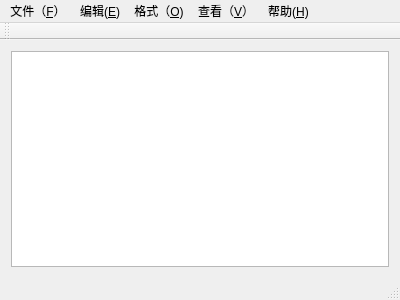
<?xml version="1.0" encoding="UTF-8"?>
<ui version="4.0">
 <class>MainWindow</class>
 <widget class="QMainWindow" name="MainWindow">
  <property name="geometry">
   <rect>
    <x>0</x>
    <y>0</y>
    <width>400</width>
    <height>300</height>
   </rect>
  </property>
  <property name="windowTitle">
   <string>MainWindow</string>
  </property>
  <widget class="QWidget" name="centralWidget">
   <layout class="QGridLayout" name="gridLayout">
    <item row="0" column="0">
     <widget class="QTextEdit" name="textEdit">
      <property name="styleSheet">
       <string notr="true">border-image: url(:/img/bodyimg.jpg);</string>
      </property>
     </widget>
    </item>
   </layout>
  </widget>
  <widget class="QMenuBar" name="menuBar">
   <property name="geometry">
    <rect>
     <x>0</x>
     <y>0</y>
     <width>400</width>
     <height>23</height>
    </rect>
   </property>
   <widget class="QMenu" name="menu">
    <property name="title">
     <string>文件（&amp;F）</string>
    </property>
    <addaction name="newaction"/>
    <addaction name="openaction"/>
    <addaction name="saveaction"/>
    <addaction name="saveasaction"/>
    <addaction name="separator"/>
    <addaction name="printaction"/>
    <addaction name="separator"/>
    <addaction name="exitaction"/>
   </widget>
   <widget class="QMenu" name="menu_2">
    <property name="title">
     <string>编辑(&amp;E)</string>
    </property>
    <addaction name="copyaction"/>
    <addaction name="pastaction"/>
    <addaction name="undoaction"/>
    <addaction name="cutaction"/>
    <addaction name="deleteaction"/>
    <addaction name="findactioon"/>
    <addaction name="SelectAllaction"/>
    <addaction name="datetimeaction"/>
   </widget>
   <widget class="QMenu" name="menu_O">
    <property name="title">
     <string>格式（&amp;O)</string>
    </property>
    <addaction name="actionzid"/>
    <addaction name="fontaction"/>
    <addaction name="coloraction"/>
   </widget>
   <widget class="QMenu" name="menu_H">
    <property name="title">
     <string>帮助(&amp;H)</string>
    </property>
    <addaction name="aboutsoftwareaction"/>
    <addaction name="aboutaction"/>
    <addaction name="pathaction"/>
    <addaction name="snapaction"/>
   </widget>
   <widget class="QMenu" name="menu_3">
    <property name="title">
     <string>查看（&amp;V）</string>
    </property>
    <addaction name="urlaction"/>
    <addaction name="listaction"/>
   </widget>
   <addaction name="menu"/>
   <addaction name="menu_2"/>
   <addaction name="menu_O"/>
   <addaction name="menu_3"/>
   <addaction name="menu_H"/>
  </widget>
  <widget class="QToolBar" name="mainToolBar">
   <attribute name="toolBarArea">
    <enum>TopToolBarArea</enum>
   </attribute>
   <attribute name="toolBarBreak">
    <bool>false</bool>
   </attribute>
  </widget>
  <widget class="QStatusBar" name="statusBar"/>
  <action name="actionxianjian">
   <property name="text">
    <string>new</string>
   </property>
  </action>
  <action name="newaction">
   <property name="icon">
    <iconset resource="res.qrc">
     <normaloff>:/img/new.jpg</normaloff>:/img/new.jpg</iconset>
   </property>
   <property name="text">
    <string>新建(&amp;N)</string>
   </property>
  </action>
  <action name="openaction">
   <property name="icon">
    <iconset resource="res.qrc">
     <normaloff>:/img/open.png</normaloff>:/img/open.png</iconset>
   </property>
   <property name="text">
    <string>打开（&amp;O)</string>
   </property>
  </action>
  <action name="saveaction">
   <property name="icon">
    <iconset resource="res.qrc">
     <normaloff>:/img/save.jpg</normaloff>:/img/save.jpg</iconset>
   </property>
   <property name="text">
    <string>保存（&amp;S)</string>
   </property>
  </action>
  <action name="saveasaction">
   <property name="icon">
    <iconset resource="res.qrc">
     <normaloff>:/img/saveas.jpg</normaloff>:/img/saveas.jpg</iconset>
   </property>
   <property name="text">
    <string>另存为(&amp;A)</string>
   </property>
  </action>
  <action name="action5">
   <property name="text">
    <string>5</string>
   </property>
  </action>
  <action name="action5_2">
   <property name="text">
    <string>页面设置（&amp;U）</string>
   </property>
  </action>
  <action name="printaction">
   <property name="text">
    <string>打印（&amp;P)</string>
   </property>
  </action>
  <action name="exitaction">
   <property name="text">
    <string>退出（&amp;X）</string>
   </property>
  </action>
  <action name="copyaction">
   <property name="icon">
    <iconset resource="res.qrc">
     <normaloff>:/img/copy.jpg</normaloff>:/img/copy.jpg</iconset>
   </property>
   <property name="text">
    <string>复制</string>
   </property>
  </action>
  <action name="pastaction">
   <property name="icon">
    <iconset resource="res.qrc">
     <normaloff>:/img/paste.jpg</normaloff>:/img/paste.jpg</iconset>
   </property>
   <property name="text">
    <string>粘贴</string>
   </property>
  </action>
  <action name="undoaction">
   <property name="icon">
    <iconset resource="res.qrc">
     <normaloff>:/img/undo.jpg</normaloff>:/img/undo.jpg</iconset>
   </property>
   <property name="text">
    <string>撤销</string>
   </property>
  </action>
  <action name="cutaction">
   <property name="icon">
    <iconset resource="res.qrc">
     <normaloff>:/img/cut.png</normaloff>:/img/cut.png</iconset>
   </property>
   <property name="text">
    <string>剪切</string>
   </property>
  </action>
  <action name="deleteaction">
   <property name="icon">
    <iconset resource="res.qrc">
     <normaloff>:/img/delete.jpg</normaloff>:/img/delete.jpg</iconset>
   </property>
   <property name="text">
    <string>删除</string>
   </property>
  </action>
  <action name="findactioon">
   <property name="text">
    <string>查找</string>
   </property>
  </action>
  <action name="actionzid">
   <property name="text">
    <string>自动换行</string>
   </property>
  </action>
  <action name="fontaction">
   <property name="text">
    <string>字体</string>
   </property>
  </action>
  <action name="urlaction">
   <property name="text">
    <string>官网</string>
   </property>
  </action>
  <action name="aboutsoftwareaction">
   <property name="text">
    <string>查看帮助</string>
   </property>
  </action>
  <action name="aboutaction">
   <property name="text">
    <string>关于Qt</string>
   </property>
  </action>
  <action name="datetimeaction">
   <property name="text">
    <string>日期</string>
   </property>
  </action>
  <action name="coloraction">
   <property name="text">
    <string>颜色</string>
   </property>
  </action>
  <action name="SelectAllaction">
   <property name="text">
    <string>全选（&amp;A)</string>
   </property>
  </action>
  <action name="pathaction">
   <property name="text">
    <string>路径</string>
   </property>
  </action>
  <action name="listaction">
   <property name="text">
    <string>列表</string>
   </property>
  </action>
  <action name="snapaction">
   <property name="text">
    <string>截图</string>
   </property>
  </action>
 </widget>
 <layoutdefault spacing="6" margin="11"/>
 <resources>
  <include location="res.qrc"/>
 </resources>
 <connections/>
</ui>
